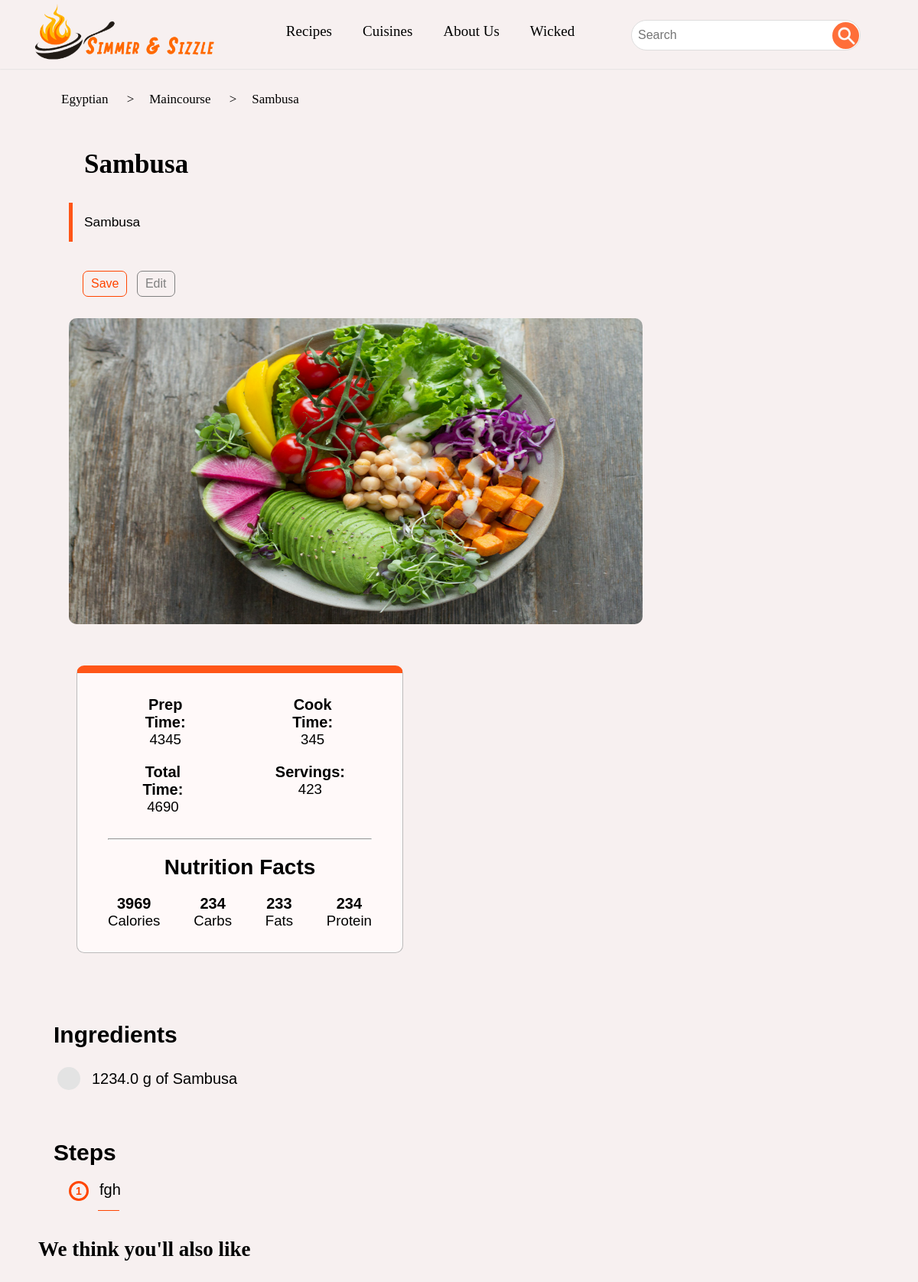
The page /recipes/9 (signed in) on the database its author committed.
### RecipeFinder/models.py (models this page shows, shortened)
class User(AbstractUser):
    isAdmin = models.BooleanField(default=True)

class Cuisine(models.Model):
    name = models.CharField(max_length=100, validators=[alpha])
    info = models.TextField(max_length=1000)

class Recipe(models.Model):
    courses_pairs = [("Appetizers", "Appetizers"), ("Maincourse", "Maincourse"), ("Dessert", "Dessert")]
    author = models.ForeignKey(User, null=True, on_delete=models.SET_NULL, related_name="recipes", validators=[adminValidator])
    name = models.CharField(max_length=100, validators=[alpha])
    description = models.TextField(max_length=1000)
    course = models.CharField(max_length=25, choices=courses_pairs)
    cuisine = models.ForeignKey(Cuisine, on_delete=models.CASCADE, related_name="recipes")
    prepTime = models.IntegerField(validators=[nonNegative])
    cookTime = models.IntegerField(validators=[nonNegative])
    servings = models.IntegerField(validators=[nonNegative])
    carbs = models.IntegerField(null=True, validators=[nonNegative])
    protein = models.IntegerField(null=True, validators=[nonNegative])
    fats = models.IntegerField(null=True, validators=[nonNegative])
    image = models.ImageField(null=True, upload_to="images/")
    dateAdded = models.DateTimeField(auto_now_add=True)
    @classmethod
    def courses(cls):
        coursesList = []
        for course in cls.courses_pairs:
            coursesList.append(course[0])
        return coursesList
    def totalTime(self):
        return self.prepTime + self.cookTime
    def calories(self):
        if not self.carbs or not self.fats or not self.protein:
            return 0
        return 4 * self.carbs + 4 * self.protein + 9 * self.fats
    def checkLike(self, user):
        return user.is_authenticated and user.likes.filter(recipe=self).exists()
    def addView(self, user):
        if not self.views.filter(user=user).exists():
            View.objects.create(user=user, recipe=self)
    def getSteps(self):
        return self.steps.all().order_by("index")
    def getIngredients(self):
        return self.ingredients.all()

class Ingredient(models.Model):
    recipe = models.ForeignKey(Recipe, on_delete=models.CASCADE, related_name="ingredients")
    name = models.CharField(max_length=50)
    quantity = models.FloatField(validators=[nonNegative])
    unit = models.ForeignKey(Unit, null=True, on_delete=models.SET_NULL)

class Unit(models.Model):
    name = models.CharField(max_length=25, unique=True, validators=[alpha], primary_key=True)
    conversion = models.FloatField(null=True, validators=[nonNegative])
    def __str__(self):
        return self.name

class Step(models.Model):
    recipe = models.ForeignKey(Recipe, on_delete=models.CASCADE, related_name="steps")
    content = models.CharField(max_length=200)
    index = models.IntegerField()

### RecipeFinder/views.py (the view)
# urls.py: path("recipes/<int:id>", views.recipe_view, name="recipe"),
def recipe_view(request, id):
    recipe = models.Recipe.objects.get(id=id)
    if request.user.is_authenticated:
        recipe.addView(request.user)
    recipe.liked = recipe.checkLike(request.user)
    linkHistory = [
        {
            "name": recipe.cuisine.name,
            "ref": reverse("cuisine", args=(recipe.cuisine.id,))
        },
        {
            "name": recipe.course,
            "ref": reverse("course", args=(recipe.cuisine.id, recipe.course))
        },
        {
            "name": recipe.name,
            "ref": reverse("recipe", args=(recipe.id,))
        }
    ]
    return render(request, "RecipeFinder/recipe.html", defaultContext({
        "linkHistory": linkHistory,
        "recipe": recipe,
        "API": [{
            "header": "",
            "request": {
                "recipeToRecommend": id
            },
            "id": "recommendations-container"
            }],
    }))

### RecipeFinder/views.py (called while the page is built)
def defaultContext(dic={}):
    dic["cuisines"] = models.Cuisine.objects.all()
    dic["courses"] = models.Recipe.courses()
    dic["units"] = models.Unit.objects.all()
    if dic.get("API"):
        dic["categories"] = []
        for category in dic["API"]:
            dic["categories"].append({
                "header": category["header"],
                "id": category["id"],
            })
            del category["header"]
    return dic;

### RecipeFinder/templates/RecipeFinder/recipe.html (shortened to what this page needs)
{% extends 'RecipeFinder/layout.html' %}
{% load static %}
{% block main_view %}
<div class="recipe-container">
    <ul id="link-history"></ul>
    <div class="category-header" id="Recipe_Name">
        {{ recipe.name }}
    </div>
    <div class="cool-text-container" id="Recipe_Description">
        {{ recipe.description }}
    </div>
    {% if user.is_authenticated %}
    <div class="recipe-buttons-container">
        <button id="recipe-save-button" class="cool-button space">{% if recipe.liked %}Unsave{% else %}Save{% endif %}</button>
        {% if user.isAdmin %}
        <a href="{% url 'edit_recipe' recipe.id %}">
            <button id="recipe-edit-button" class="bland-button">Edit</button>
        </a>
        {% endif %}
    </div>
    {% endif %}
    <div class="recipe-img">
        <img id="recipe-image" src="{% if recipe.image %}{{ recipe.image.url }}{% else %}{% static 'RecipeFinder/food.jpg' %}{% endif %}" width="750" height="400">
    </div>
</div>
<div class="info-container">
    <div class="row-sp">
        <div class="info-item time-item">
            <div class = "info-title">Prep Time:</div>
            <div class = "info-desc" id="PrepTime">{{ recipe.prepTime }}</div>
        </div>
        <div class="info-item time-item">
            <div class="info-title">Cook Time:</div>
            <div class="info-desc" id="CookTime">{{ recipe.cookTime }}</div>
        </div>
    </div>
    <div class="row-sp">
        <div class="info-item time-item">
            <div class="info-title">Total Time:</div>
            <div class="info-desc" id="TotalTime">{{ recipe.totalTime }}</div>
        </div>
        <div class="info-item time-item">
            <div class="info-title">Servings:</div>
            <div class="info-desc" id="Servings">{{ recipe.servings }}</div>
        </div>
    </div>
    <hr>
    <div class="info-header">
        Nutrition Facts
    </div>
    <div class="row-sp">
        <div class="info-item">
            <div id="calories" class="info-title">{{ recipe.calories }}</div>
            <div class="info-desc">Calories</div>
        </div>
        <div class="info-item">
            <div id="carbs" class="info-title">{{ recipe.carbs }}</div>
            <div class="info-desc">Carbs</div>
        </div>
        <div class="info-item">
            <div id="fats" class="info-title">{{ recipe.fats }}</div>
            <div class="info-desc">Fats</div>
        </div>
        <div class="info-item">
            <div id="protein" class="info-title">{{ recipe.protein }}</div>
            <div class="info-desc">Protein</div>
        </div>
    </div>
</div>
<div class="recipe-info-container">
    <h1 class="info-heading">Ingredients</h1>
    <ul class="ingredient-list" id = "Ingredients">
       {% for ingredient in recipe.getIngredients %}
       <li><input type="checkbox" class="cool-form checkbox-bg"> <span>{{ ingredient.quantity }} {{ ingredient.unit }} of {{ ingredient.name }} </span></li>
       {% endfor %}
    </ul>
</div>
<div class="recipe-info-container">
    <h1 class="info-heading">Steps</h1>
    <ol class="cool-ol bouncy-list" id = "Steps" >
        {% for step in recipe.getSteps %}
        <li> {{ step.content }} </li>
        {% endfor %}
    </ol>
</div>
<div class="fancy-header">We think you'll also like</div>
{% endblock %}

### RecipeFinder/templates/RecipeFinder/layout.html (shortened to what this page needs)
{% extends 'RecipeFinder/nav.html' %}
{% load static %}
{% block body %}
<div class="main-view">
    {% if linkHistory %}
        <ul id="link-history">
            {% for link in linkHistory %}
            <li><a href="{{ link.ref }}" class="navbar-link-item norm-link">{{ link.name }}</a></li>
            {% endfor %}
        </ul>
    {% endif %}
    {% block main_view %}
    {% endblock %}
</div>
{% endblock %}

### RecipeFinder/templates/RecipeFinder/nav.html (shortened to what this page needs)
{% load static %}
<!DOCTYPE html>
<html lang="en">
    <head>
        <link rel="stylesheet" href="{% static 'RecipeFinder/styles.css' %}">
    </head>
    <body>
        <nav class="navbar-container">
            <div class="navbar row">
                <a href="{% url 'index' %}" class="navbar-logo">
                    <img src="{% static 'RecipeFinder/logo.png' %}" width="280">
                </a>
                <div class="navbar-items row">
                    <a href="{% url 'recipes' %}" class="navbar-link-item norm-link">Recipes</a>
                    <div class="drop-down-menu">
                        <a class="drop-down-button navbar-link-item norm-link">Cuisines</a>
                    </div>
                    <a href="{% url 'about' %}" class="navbar-link-item norm-link">About Us</a>
                    <div class="drop-down-menu">
                        {% if user.is_authenticated %}
                        <a class="drop-down-button navbar-link-item norm-link">{{ user.username }}</a>
                        {% else %}
                        <a href="{% url 'register' %}" class="navbar-link-item norm-link">Register</a>
                        <a href="{% url 'login' %}" class="navbar-link-item norm-link">Login</a>
                        {% endif %}
                    </div>
                </div>
                <form action="{% url 'search' %}" method="get">
                    <div class="navbar-search row">
                        <input name="q" type="text" class="cool-form form-peach" placeholder="Search" value="{{ past_query }}">
                        <button type="submit" class="cool-button button-peach"></button>
                    </div>
                </form>
            </div>
        </nav>
        {% block body %}
        {% endblock %}
    </body>
</html>

### rows shown on the page
User: username "Wicked"
Cuisine: name "Egyptian"
Recipe: name "Maincourse" "Sambusa", name "Sambusa", description "Sambusa", prepTime "4345", cookTime "345", totalTime "4690", servings "423", calories "3969", carbs "234", fats "233", protein "234"
Ingredient: quantity "1234.0", unit "g", name "Sambusa"
Step: content "fgh"
